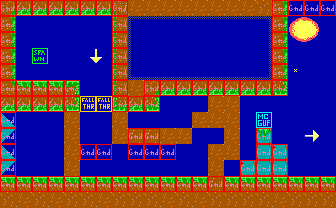

Below is a game level as drawn by its tile map, then a one-line description and the .tmx file that defines it, in full:
An orthogonal 21x13 tile map with 16x16 px tiles, 2 tile layers (bg, col), 2 tilesets and 1 object (text).

<map version="1.8" tiledversion="1.8.4" orientation="orthogonal" renderorder="right-down" width="21" height="13" tilewidth="16" tileheight="16" infinite="0" nextlayerid="4" nextobjectid="13">
 <tileset firstgid="1" source="tileset.tsx" />
 <tileset firstgid="241" source="obj.tsx" />
 <layer id="1" name="bg" width="21" height="13">
  <data encoding="csv">
162,183,183,183,183,183,183,163,123,123,123,123,123,123,123,123,103,104,45,45,45,
104,45,45,45,45,45,45,102,206,207,207,207,207,207,207,207,208,104,1,2,45,
104,45,45,45,45,45,45,102,209,45,45,45,45,45,45,45,229,104,21,22,45,
104,45,45,45,45,224,225,102,209,45,45,45,45,45,45,45,229,104,45,45,45,
104,45,45,45,45,45,45,102,226,227,227,227,227,227,227,227,228,104,23,45,45,
124,83,83,83,84,45,45,102,123,162,183,183,183,183,183,183,183,184,45,45,45,
183,183,183,183,184,50,50,182,183,184,45,45,45,123,123,45,45,45,45,45,45,
44,45,45,45,123,45,45,123,45,45,45,45,123,123,123,45,45,45,45,45,45,
64,45,45,45,123,45,45,123,123,123,123,123,45,45,123,45,42,45,45,203,45,
44,45,45,50,123,50,50,50,50,45,45,45,45,123,123,45,41,61,45,45,45,
64,45,45,45,123,45,45,45,45,45,45,45,45,123,45,61,41,41,45,45,45,
83,83,83,83,83,83,83,83,83,83,83,83,83,123,83,83,83,83,83,83,83,
103,123,103,123,103,103,123,103,103,103,123,103,123,103,103,103,103,123,103,103,103
</data>
 </layer>
 <layer id="2" name="col" width="21" height="13">
  <data encoding="csv">
242,242,242,242,242,242,242,242,241,241,241,241,241,241,241,241,241,242,242,242,242,
242,241,241,241,241,241,241,242,241,241,241,241,241,241,241,241,241,242,241,241,241,
242,241,241,241,241,241,241,242,241,241,241,241,241,241,241,241,241,242,241,241,241,
242,241,243,241,241,241,241,242,241,241,241,241,241,241,241,241,241,242,241,241,241,
242,241,241,241,241,241,241,242,241,241,241,241,241,241,241,241,241,242,241,241,241,
242,242,242,242,242,241,241,242,241,242,242,242,242,242,242,242,242,242,241,241,241,
242,242,242,242,242,245,245,242,242,242,241,241,241,241,241,241,241,241,241,241,241,
242,241,241,241,241,241,241,241,241,241,241,241,241,241,241,241,247,241,241,241,241,
242,241,241,241,241,241,241,241,242,242,241,241,241,241,241,241,242,241,241,241,241,
242,241,241,241,241,242,242,241,242,242,242,241,241,241,241,241,242,242,241,241,241,
242,241,241,241,241,241,241,241,241,241,241,241,241,241,241,242,242,242,241,241,241,
242,242,242,242,242,242,242,242,242,242,242,242,242,242,242,242,242,242,242,242,242,
0,0,0,241,241,241,241,241,241,241,241,241,241,241,241,241,241,241,241,241,241
</data>
 </layer>
 <objectgroup id="3" name="obj">
  <object id="12" name="IntroText" type="text" x="131.833" y="19.75" width="136.166" height="55.8334">
   <properties>
    <property name="string_id" type="int" value="1" />
   </properties>
  </object>
 </objectgroup>
</map>
